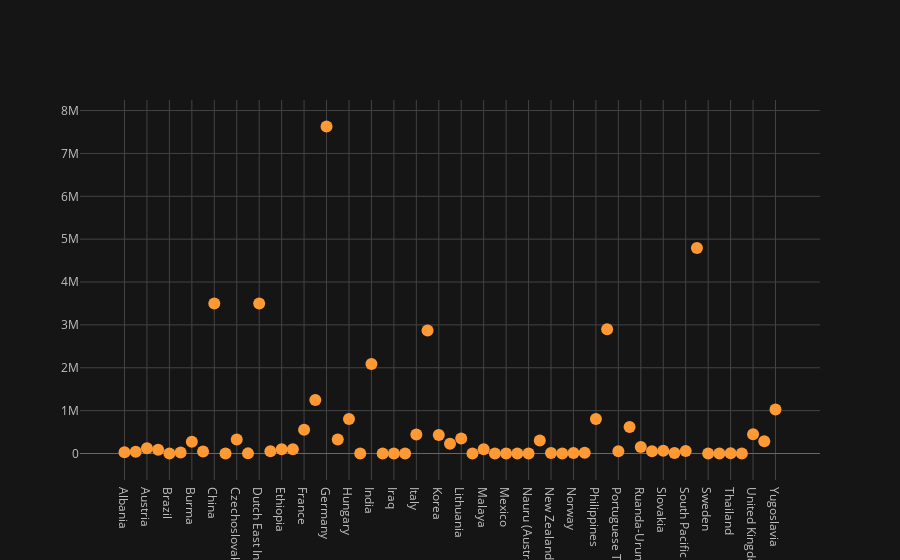

The notebook cell this image was saved under:
### Code cell
nations['DeathsFinal'].sum().iplot(kind='scatter',mode='markers')

### Figure 1 — Plotly figure (JSON) as saved in the notebook; plotly's stock layout.template omitted (floating-point values rounded to 4 significant figures)
{"data": [{"line": {"color": "rgba(255, 153, 51, 1.0)", "dash": "solid", "shape": "linear", "width": 1.3}, "marker": {"size": 12, "symbol": "circle"}, "mode": "markers", "name": "DeathsFinal", "text": "", "type": "scatter", "uid": "10e73689-cfb3-446b-9db2-878b998cd8ae", "x": ["Albania", "Australia", "Austria", "Belgium", "Brazil", "Bulgaria", "Burma", "Canada", "China", "Cuba", "Czechoslovakia", "Denmark", "Dutch East Indies", "Estonia", "Ethiopia", "Finland", "France", "French Indochina", "Germany", "Greece", "Hungary", "Iceland", "India", "Iran", "Iraq", "Ireland", "Italy", "Japan", "Korea", "Latvia", "Lithuania", "Luxembourg", "Malaya", "Malta", "Mexico", "Mongolia", "Nauru (Australian)", "Netherlands", "New Zealand", "Newfoundland", "Norway", "Papua and New Guinea (Australian)", "Philippines", "Poland", "Portuguese Timor", "Romania", "Ruanda-Urundi (Belgian)", "Singapore", "Slovakia", "South Africa", "South Pacific Mandate (Japanese)", "Soviet Union", "Sweden", "Switzerland", "Thailand", "Turkey", "United Kingdom", "United States", "Yugoslavia"], "y": [30000, 40500, 120000, 88000, 2000, 25000, 272000, 45400, 3500789, 100, 325000, 3200, 3500000, 50000, 100000, 97000, 552600, 1250000, 7628176, 327550, 804500, 200, 2087000, 200, 500, 200, 444290, 2870000.0, 430500, 230000, 350000, 2000, 100000, 1500, 100, 300, 500, 301000, 11900, 100, 9500, 15000, 807000, 2898500, 55000, 616400, 150000, 50000, 65500, 11900, 57000, 4792982, 600, 100, 7600, 200, 450901, 288001, 1027000]}], "layout": {"legend": {"bgcolor": "#151516", "font": {"color": "#D9D9D9"}}, "paper_bgcolor": "#151516", "plot_bgcolor": "#151516", "title": {"font": {"color": "#D9D9D9"}}, "xaxis": {"gridcolor": "#434343", "showgrid": true, "tickfont": {"color": "#C2C2C2"}, "title": {"font": {"color": "#D9D9D9"}, "text": ""}, "zerolinecolor": "#666570"}, "yaxis": {"gridcolor": "#434343", "showgrid": true, "tickfont": {"color": "#C2C2C2"}, "title": {"font": {"color": "#D9D9D9"}, "text": ""}, "zerolinecolor": "#666570"}}}
